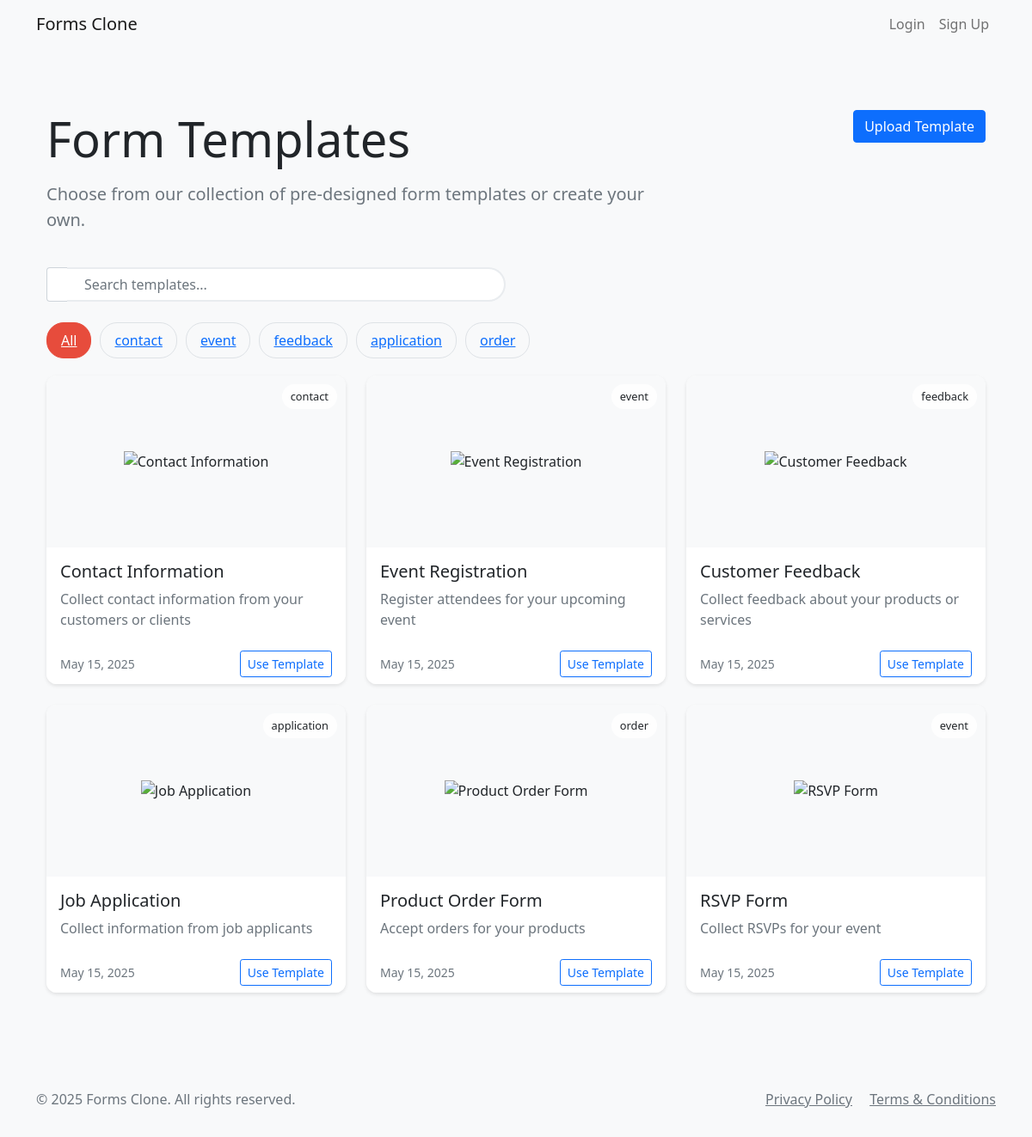
Page /templates on the earlier database version.
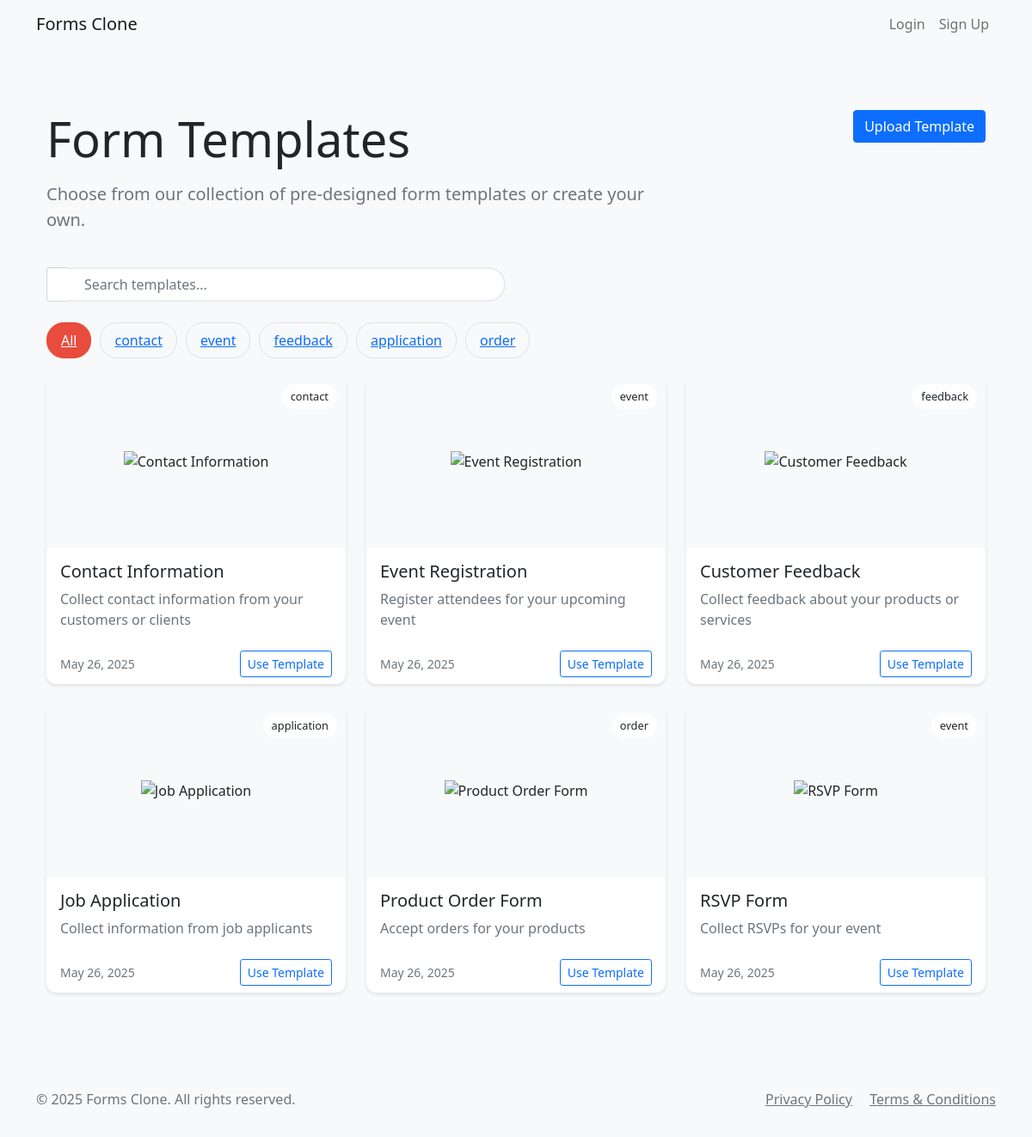
Same page on the later database version.
### app.py (models this page shows, shortened)
class FormTemplate(db.Model):
    id = db.Column(db.Integer, primary_key=True)
    title = db.Column(db.String(200), nullable=False)
    description = db.Column(db.Text)
    questions = db.Column(db.Text)  # JSON string of questions
    category = db.Column(db.String(50))  # e.g., 'survey', 'registration', 'feedback'
    created_at = db.Column(db.DateTime, default=datetime.utcnow)
    is_public = db.Column(db.Boolean, default=True)
    preview_image = db.Column(db.String(255), nullable=True)
    user_id = db.Column(db.Integer, db.ForeignKey('user.id'), nullable=True)
    user = db.relationship('User', backref='templates')
    template_data = db.Column(db.Text, nullable=True)  # JSON string of complete template data

### app.py (the view)
@app.route('/templates')
def template_gallery():
    categories = db.session.query(FormTemplate.category).distinct().all()
    categories = [cat[0] for cat in categories if cat[0]]
    selected_category = request.args.get('category')
    search_query = request.args.get('search', '')
    query = FormTemplate.query.filter_by(is_public=True)
    if selected_category:
        query = query.filter_by(category=selected_category)
    if search_query:
        query = query.filter(
            (FormTemplate.title.ilike(f'%{search_query}%')) |
            (FormTemplate.description.ilike(f'%{search_query}%'))
        )
    templates = query.order_by(FormTemplate.created_at.desc()).all()
    return render_template('template_gallery.html',
                         templates=templates,
                         categories=categories,
                         selected_category=selected_category,
                         search_query=search_query)

### app.py (called while the page is built)
@app.context_processor
def inject_now():
    return {'now': datetime.now()}

@app.context_processor
def inject_csrf_token():
    return {'csrf_token': lambda: 'dummy_token'}

### templates/template_gallery.html (shortened to what this page needs)
{% extends "base.html" %}
{% block content %}
<div class="container py-5">
    <div class="row mb-4">
        <div class="col-md-8">
            <h1 class="display-4 mb-3">Form Templates</h1>
            <p class="lead text-muted">Choose from our collection of pre-designed form templates or create your own.</p>
        </div>
        <div class="col-md-4 text-md-end">
            <a href="{{ url_for('upload_template') }}" class="btn btn-primary">
                 Upload Template
            </a>
        </div>
    </div>
    <div class="row mb-4">
        <div class="col-md-6">
            <div class="input-group">
                <span class="input-group-text bg-white border-end-0">
                </span>
                <input type="text" class="form-control search-box border-start-0"
                       placeholder="Search templates..."
                       value="{{ search_query }}"
                       onkeyup="if(event.keyCode === 13) searchTemplates(this.value)">
            </div>
        </div>
    </div>
    <div class="category-filter">
        <a href="{{ url_for('template_gallery') }}"
           class="category-btn {% if not selected_category %}active{% endif %}">
            All
        </a>
        {% for category in categories %}
        <a href="{{ url_for('template_gallery', category=category) }}"
           class="category-btn {% if selected_category == category %}active{% endif %}">
            {{ category }}
        </a>
        {% endfor %}
    </div>
    <div class="row row-cols-1 row-cols-md-2 row-cols-lg-3 g-4">
        {% for template in templates %}
        <div class="col">
            <div class="card template-card h-100">
                <div class="template-preview">
                    <span class="category-badge">{{ template.category }}</span>
                </div>
                <div class="card-body">
                    <h5 class="card-title">{{ template.title }}</h5>
                    <p class="card-text text-muted">{{ template.description }}</p>
                </div>
                <div class="card-footer bg-white border-top-0">
                    <div class="d-flex justify-content-between align-items-center">
                        <small class="text-muted">
                            {{ template.created_at.strftime('%b %d, %Y') }}
                        </small>
                        <a href="{{ url_for('use_template', template_id=template.id) }}"
                           class="btn btn-sm btn-outline-primary">
                            Use Template
                        </a>
                    </div>
                </div>
            </div>
        </div>
        {% endfor %}
    </div>
</div>
{% endblock %}

Differences in the rows shown:
changed FormTemplate "Contact Information": created_at "May 15, 2025" → "May 26, 2025"
changed FormTemplate "Event Registration": created_at "May 15, 2025" → "May 26, 2025"
changed FormTemplate "Customer Feedback": created_at "May 15, 2025" → "May 26, 2025"
changed FormTemplate "Job Application": created_at "May 15, 2025" → "May 26, 2025"
changed FormTemplate "Product Order Form": created_at "May 15, 2025" → "May 26, 2025"
changed FormTemplate "RSVP Form": created_at "May 15, 2025" → "May 26, 2025"
